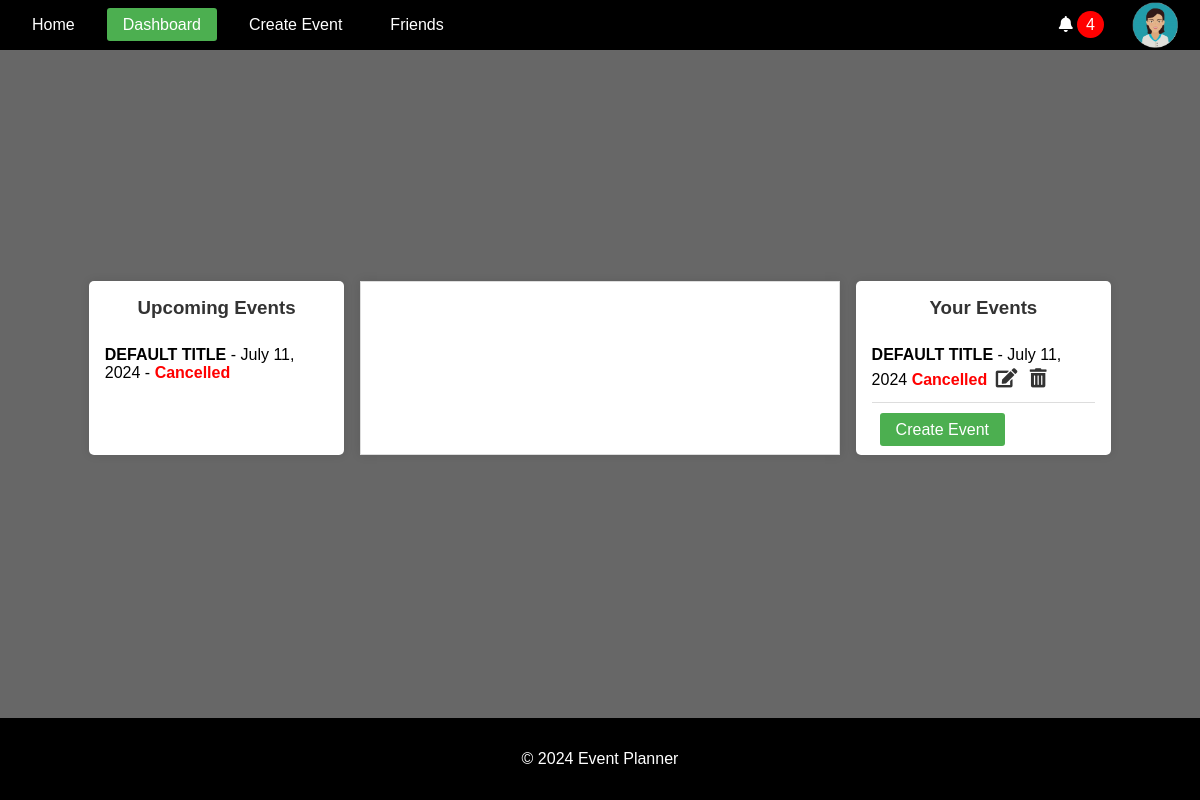
Screenshot of /dashboard/ (signed in) with the database file from the repository.
### accounts/models.py (models this page shows, shortened)
class UserProfile(models.Model):
    user = models.OneToOneField(User, on_delete=models.CASCADE)
    profile_picture = models.CharField(max_length=255, default="default.png")
    created_at = models.DateTimeField(auto_now_add=True)
    updated_at = models.DateTimeField(auto_now=True)

### events/models.py (models this page shows, shortened)
class Event(models.Model):
    STATUS_CHOICES = [
        ("Pending", "Pending"),
        ("Confirmed", "Confirmed"),
        ("Cancelled", "Cancelled"),
    ]
    title = models.CharField(max_length=100)
    description = models.TextField()
    location = models.CharField(max_length=255)
    created_by = models.ForeignKey(User, on_delete=models.CASCADE)
    proposed_date = models.DateTimeField()
    finalized_date = models.DateTimeField(null=True, blank=True)
    status = models.CharField(
        max_length=20, choices=STATUS_CHOICES, default="Pending"
    )
    created_at = models.DateTimeField(auto_now_add=True)
    updated_at = models.DateTimeField(auto_now=True)

### accounts/views.py (the view)
# urls.py: path("dashboard/", views.dashboard, name="dashboard"),
@login_required
def dashboard(request):
    current_user = request.user
    current_datetime = now()
    user_events = Event.objects.filter(
        created_by=current_user, proposed_date__gte=current_datetime
    ).order_by("proposed_date")
    invited_events = Event.objects.filter(
        invitations__user=current_user, proposed_date__gte=current_datetime
    ).order_by("proposed_date")
    upcoming_events = (
        (user_events | invited_events).distinct().order_by("proposed_date")
    )
    upcoming_events_with_read_status = []
    for event in upcoming_events:
        unread_invitations = Invitation.objects.filter(
            event=event, user=current_user, read=False
        ).exists()
        upcoming_events_with_read_status.append(
            {"event": event, "unread": unread_invitations}
        )
    context = {
        "upcoming_events_with_read_status": upcoming_events_with_read_status,
        "user_events": user_events,
    }
    return render(request, "accounts/dashboard.html", context)

### accounts/context_processors.py (called while the page is built)
def google_api_key(request):
    return {"GOOGLE_API_KEY": os.getenv("GOOGLE_API_KEY")}

### notifications/context_processors.py (called while the page is built)
def notifications(request):
    if request.user.is_authenticated:
        all_unread_notifications = Notification.objects.filter(
            user=request.user, read=False
        ).order_by("-created_at")
        unread_count = all_unread_notifications.count()
        recent_unread_notifications = all_unread_notifications[:8]
        return {
            "recent_unread_notifications": recent_unread_notifications,
            "unread_count": unread_count,
        }
    return {}

### accounts/templates/accounts/dashboard.html (shortened to what this page needs)
{% extends 'base.html' %}
{% block content %}
<div class="dashboard-container">
    <div class="upcoming-events">
        <h3>Upcoming Events</h3>
        <ul>
            {% for item in upcoming_events_with_read_status %}
                <li>
                    <strong><a href="{% url 'event_details' item.event.id %}" class="event-link">{{ item.event.title|upper }}</a></strong> - {{ item.event.proposed_date|date:"F j, Y" }} - <span class="status {{ item.event.status|lower }}">{{ item.event.status }}</span>
                </li>
            {% empty %}
                <li>No upcoming events.</li>
                <br>
            {% endfor %}
        </ul>
    </div>
    <div id="calendar"></div>
    <div class="your-events">
        <h3>Your Events</h3>
        <ul>
            {% for event in user_events %}
                <li>
                    <a href="{% url 'event_details' event.id %}" class="event-link">
                        <strong>{{ event.title|upper }}</strong>
                    </a>
                    - {{ event.proposed_date|date:"F j, Y" }}
                    <span class="status {{ event.status|lower }}">{{ event.status }}</span>
                    <a href="{% url 'edit_event' event.id %}" class="edit-btn"><i class="fas fa-edit"></i></a>
                    <button class="delete-btn" data-event-id="{{ event.id }}"><i class="fas fa-trash-alt"></i></button>
                </li>
                <br>
            {% empty %}
            <li>You have not created any events.</li>
            <br>
            {% endfor %}
        </ul>
        <a href="{% url 'create_event' %}" class="add-btn">Create Event</a>
    </div>
</div>
{% endblock %}

### templates/base.html (shortened to what this page needs)
<!DOCTYPE html>
<html lang="en">
<head>
    {% load static %}
    <link rel="stylesheet" href="{% static 'css/styles.css' %}">
    <link rel="stylesheet" href="https://cdnjs.cloudflare.com/ajax/libs/font-awesome/5.15.4/css/all.min.css">
    <link rel="stylesheet" href="https://cdnjs.cloudflare.com/ajax/libs/fullcalendar/3.10.2/fullcalendar.min.css" />
</head>
<body>
    <header>
        <nav class="navbar">
            <ul class="nav-links">
                <li><a href="{% url 'home' %}" class="{% if request.resolver_match.url_name == 'home' %}active{% endif %}">Home</a></li>
                {% if user.is_authenticated %}
                    <li><a href="{% url 'dashboard' %}" class="{% if request.resolver_match.url_name == 'dashboard' %}active{% endif %}">Dashboard</a></li>
                    <li><a href="{% url 'create_event' %}" class="{% if request.resolver_match.url_name == 'create_event' %}active{% endif %}">Create Event</a></li>
                    <li><a href="{% url 'friends_page' %}" class="{% if request.resolver_match.url_name == 'friends_page' %}active{% endif %}">Friends</a></li>
                {% else %}
                    <li><a href="{% url 'account_login' %}" class="{% if request.resolver_match.url_name == 'account_login' %}active{% endif %}">Login</a></li>
                    <li><a href="{% url 'account_signup' %}" class="{% if request.resolver_match.url_name == 'account_signup' %}active{% endif %}">Sign Up</a></li>
                {% endif %}
            </ul>
            {% if user.is_authenticated %}
                <ul class="nav-links">
                    <div class="user-info">
                        <div class="dropdown">
                            <i class="fas fa-bell" id="notificationBell"></i>
                            {% if unread_count > 0 %}
                            <span class="notification-count" id="notificationCount">{{ unread_count }}</span>
                            {% else %}
                            <span class="notification-count" id="notificationCount" style="display: none;">{{ unread_count }}</span>
                            {% endif %}
                        </div>
                    </div>
                    <li class="profile-dropdown">
                        <a id="profileLink">
                            <img src="{% static 'images/profile_pictures/' %}{{ user.userprofile.profile_picture }}" alt="Profile Picture" class="profile-picture" id="userProfileIcon">
                        </a>
                    </li>
                </ul>
            {% endif %}
        </nav>
    </header>
    <main>
        {% block content %}{% endblock %}
    </main>
    <footer>
        <p>&copy; 2024 Event Planner</p>
    </footer>
</body>
</html>

### static/css/styles.css (style rules this page uses)
* { box-sizing: border-box; }
body { font-family: Arial, sans-serif; margin: 0; padding: 0; background-color: #676767; display: flex; flex-direction: column; min-height: 100vh; }
header { background-color: #000000; color: white; padding: 1rem; }
.navbar { display: flex; justify-content: space-between; align-items: center; }
.nav-links { list-style: none; padding: 0; margin: 0; display: flex; }
.nav-links li { margin-right: 1rem; }
.nav-links li a { color: white; text-decoration: none; padding: 0.5rem 1rem; border-radius: 3px; }
.nav-links li a.active { background-color: #4CAF50; }
.user-info { color: white; }
main { flex: 1; padding: 2rem; display: flex; justify-content: center; align-items: center; flex-direction: column; margin-bottom: 2rem; }
footer { text-align: center; padding: 1rem; background-color: #000000; color: white; position: relative; bottom: 0; width: 100%; }
.dashboard-container { display: flex; justify-content: space-between; width: 100%; max-width: 90%; }
#calendar { flex: 1; max-width: 50%; max-height: 50%; margin: 0 1rem; background-color: white; border: 1px solid #ddd; padding: 10px; box-shadow: 0 0 10px rgba(0, 0, 0, 0.1); }
.event-link { color: #000; text-decoration: none; }
.upcoming-events, .your-events { background-color: white; padding: 1rem; border-radius: 5px; box-shadow: 0 0 10px rgba(0, 0, 0, 0.1); width: 25%; }
.upcoming-events h3, .your-events h3 { margin-top: 0; color: #333; text-align: center; }
.upcoming-events ul, .your-events ul { list-style: none; padding: 0; margin: 0; }
.upcoming-events li, .your-events li { padding: 0.5rem 0; border-bottom: 1px solid #ddd; }
.upcoming-events li:last-child, .your-events li:last-child { border-bottom: none; }
.upcoming-events .status, .your-events .status { font-weight: bold; }
.upcoming-events .status.cancelled, .your-events .status.cancelled { color: red; }
.edit-btn, .delete-btn, .add-btn { background-color: #333; color: white; border: none; padding: 0.5rem 1rem; margin: 0.5rem; cursor: pointer; border-radius: 3px; text-decoration: none; }
.invite-btn, .delete-btn, .add-btn { background-color: #333; color: white; border: none; padding: 0.5rem 1rem; margin: 0.5rem; cursor: pointer; border-radius: 3px; }
div.your-events>a { background-color: #4CAF50; }
.edit-btn, .delete-btn { background: none; border: none; color: #333; cursor: pointer; font-size: 1.2rem; margin: 0; padding: 0.25rem; }
#notificationCount { margin-right: 0; }
#profileLink, .profile-dropdown { margin-right: 2rem; }
#userProfileIcon { max-width: 50px; position: absolute; right: 20px; top: 0; }
.notification-count { background-color: red; color: white; border-radius: 50%; padding: 5px 9px; }

### rows the page displays
Event: event "DEFAULT TITLE", event.proposed_date "July 11, 2024", event.status "Cancelled", title "DEFAULT TITLE", proposed_date "July 11, 2024", status "Cancelled"

### other values shown
{{ unread_count }} "4"
